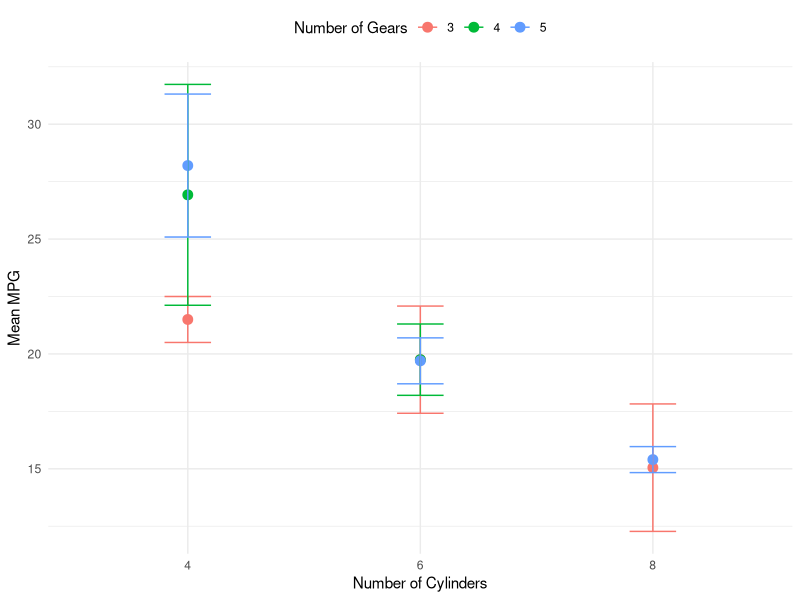
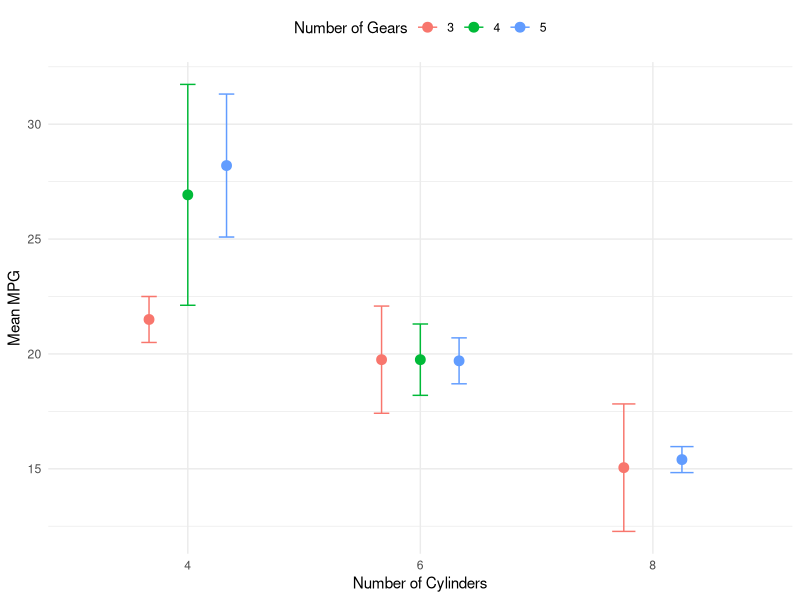

Source code (R) for these figures, in order:
## ---- chunk 1
knitr::opts_chunk$set(echo = TRUE, message = FALSE, warning = FALSE, fig.width = 5, fig.height = 5, dpi=200)
## ---- chunk 2
library(ggplot2)
library(dplyr)
## ---- chunk 3
# Load the mtcars dataset
data(mtcars)
# Compute the mean and standard deviation of mpg for each group
mtcars_summary <- mtcars %>%
  group_by(cyl, gear) %>%
  summarise(mean_mpg = mean(mpg), sd_mpg = sd(mpg)) %>%
  ungroup()
# replace the NA values in sd_mpg with 1
mtcars_summary$sd_mpg[is.na(mtcars_summary$sd_mpg)] <- 1
# convert group variables into factors
mtcars_summary$cyl <- factor(mtcars_summary$cyl)
mtcars_summary$gear <- factor(mtcars_summary$gear)
## ---- chunk 4
# Create the plot
plt <- ggplot(mtcars_summary, aes(x = cyl, y = mean_mpg, color = gear)) +
  geom_point(size = 3) + # add points
  geom_errorbar(aes(ymin = mean_mpg - sd_mpg, ymax = mean_mpg + sd_mpg), width = 0.2) + # add error bars
  labs(x = "Number of Cylinders", y = "Mean MPG", color = "Number of Gears") + # add labels
  theme_minimal() + # use a minimal theme
  theme(legend.position = "top") # move the legend to the top
plt
## ---- chunk 5
pd <- position_dodge(width = 0.5)
# Create the plot with position_dodge
plt <- ggplot(mtcars_summary, aes(x = cyl, y = mean_mpg, color = gear)) +
  geom_point(size = 3, position = pd) + # add points with position_dodge
  geom_errorbar(aes(ymin = mean_mpg - sd_mpg, ymax = mean_mpg + sd_mpg), width = 0.2, position = pd) + # add error bars with position_dodge
  labs(x = "Number of Cylinders", y = "Mean MPG", color = "Number of Gears") + # add labels
  theme_minimal() + # use a minimal theme
  theme(legend.position = "top") # move the legend to the top
plt
